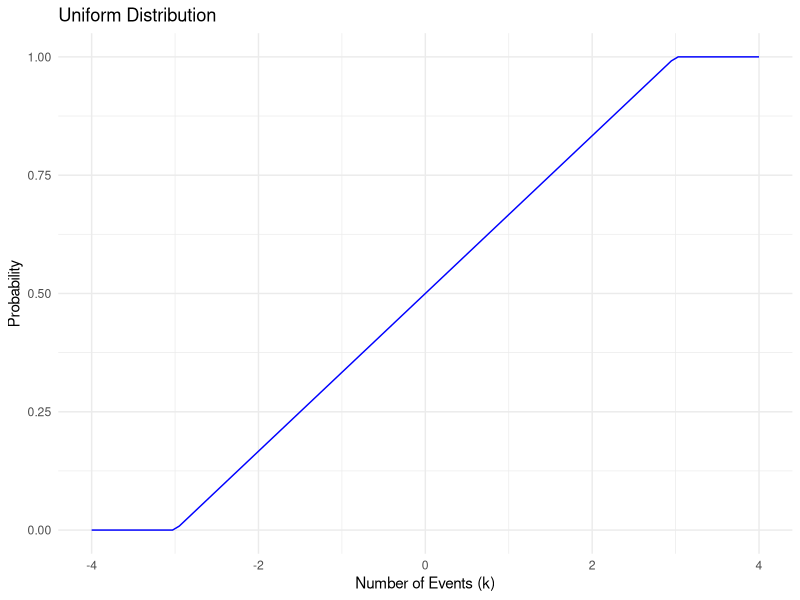
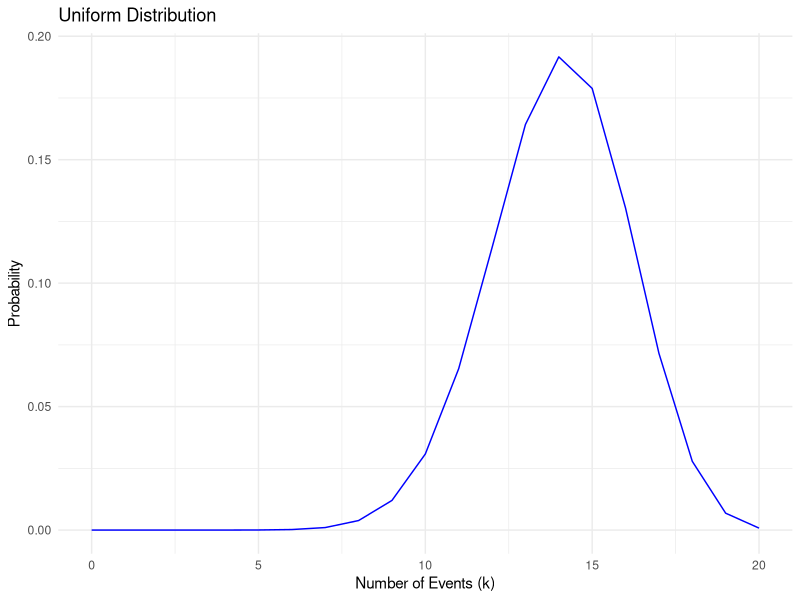
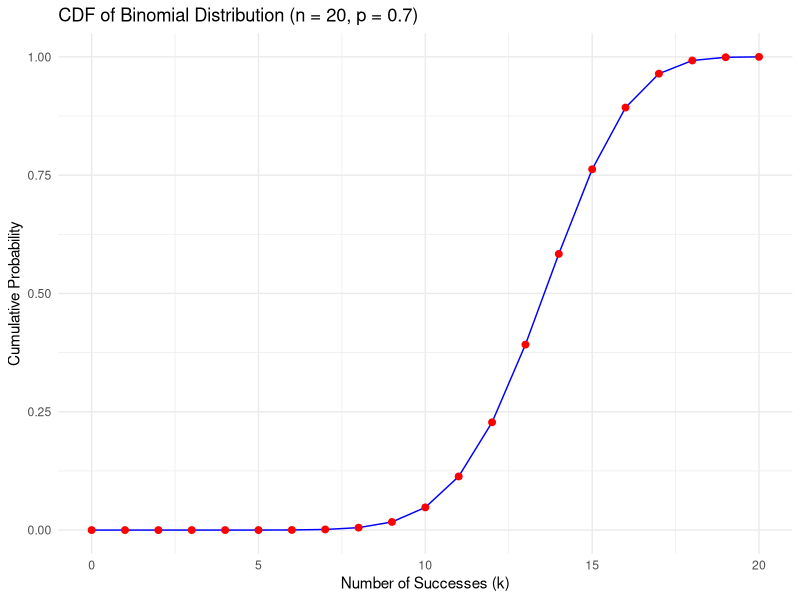
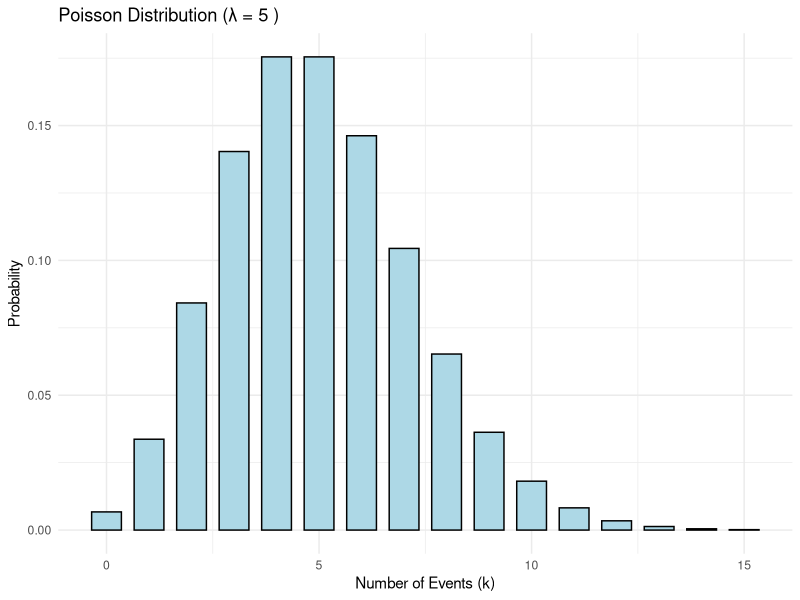
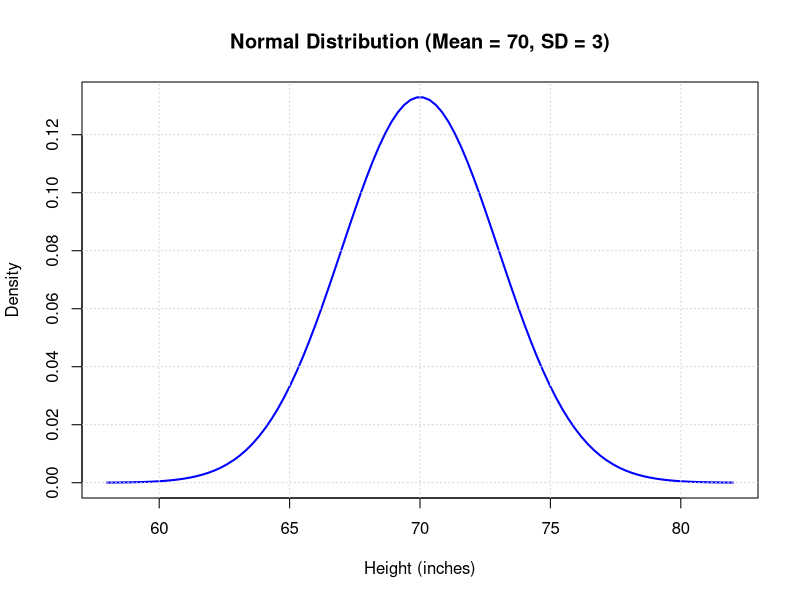

These figures' R source, in order:
## ---- chunk 1
library(ggplot2) 
 
# Function to plot Poisson distribution 
plot_uni <- function(a,b,l) { 
  # Generate a sequence of possible values for the number of events (k) 
  k_values <- seq(-4,4,length=100)  # Use 3 times lambda to cover a broad range 
   
  # Calculate the cdf of Poisson probability for each value of k 
  uni_prob <- dunif(k_values, min=-3, max=3) 
   
  # Create a data frame for plotting 
 uni_data <- data.frame(k = k_values, Probability = uni_prob) 
   
  # Plot the Poisson distribution 
  ggplot(uni_data, aes(x = k, y = Probability)) + 
    geom_line(color = "blue") + 
   # geom_point(color = "red", size = 2) + 
    labs(title = paste("Uniform Distribution"), 
         x = "Number of Events (k)", 
         y = "Probability") + 
    theme_minimal() 
   
#  plot(k_values,uni_prob, type = 'l') 
} 
 
plot_cdf_uni <- function(a,b,l) { 
  # Generate a sequence of possible values for the number of events (k) 
  k_values <- seq(a,b,length=l)  # Use 3 times lambda to cover a broad range 
   
  # Calculate the cdf of Poisson probability for each value of k 
  uni_prob <- punif(k_values, min=-3, max=3) 
   
  # Create a data frame for plotting 
  uni_data <- data.frame(k = k_values, Probability = uni_prob) 
   
  # Plot the Poisson distribution
   ggplot(uni_data, aes(x = k, y = Probability)) + 
    geom_line(color = "blue") + 
    # geom_point(color = "red", size = 2) + 
    labs(title = paste("Uniform Distribution"), 
         x = "Number of Events (k)", 
         y = "Probability") + 
    theme_minimal() 
} 
 
plot_cdf_uni(-4,4,100) 
#probability of x=1 c 
p_vlue<-dunif(1, min=-3, max=3) 
print(p_vlue) 
 
 
#probability of x<=1 cumulative 
p_vlue<-punif(1, min=-3, max=3) 
print(p_vlue) 
## ---- chunk 2
library(ggplot2) 
 
# Parameters 
n <- 20 
p <- 0.7 
 
# Generate a sequence of possible values for the number of successes (k) 
k_values <- 0:n 
# Calculate the  probabilities for each k 
p_values<-dbinom(k_values, size = n, prob = p) 
#Creating d dataframe 
p_data= data.frame(k = k_values, Probability = p_values) 
#Plotting the probabilities 
ggplot(p_data, aes(x = k, y = Probability)) + 
  geom_line(color = "blue") + 
  #geom_point(color = "red", size = 2) + 
  labs(title = paste("Uniform Distribution"), 
       x = "Number of Events (k)", 
       y = "Probability") + 
  theme_minimal() 
 
# Calculate the cumulative probabilities for each k 
cdf_values <- pbinom(k_values, size = n, prob = p) 
 
# Create a data frame for plotting 
cdf_data <- data.frame(k = k_values, CDF = cdf_values) 
 
# Plot the CDF of the Binomial distribution 
ggplot(cdf_data, aes(x = k, y = CDF)) + 
  geom_line(color = "blue") + 
  geom_point(color = "red", size = 2) + 
  labs(title = "CDF of Binomial Distribution (n = 20, p = 0.7)", 
       x = "Number of Successes (k)", 
       y = "Cumulative Probability") + 
  theme_minimal() 
 
#probability of x=10 cumulative 
p_vlue<-dbinom(10, size =20, prob = p) 
print(p_vlue) 
 
#probability of x<=10 cumulative 
p_vlue<-pbinom(10, size =20, prob = p) 
print(p_vlue) 
## ---- chunk 3
library(ggplot2) 
 
# Function to plot Poisson distribution 
plot_poisson <- function(lambda) { 
  # Generate a sequence of possible values for the number of events (k) 
  k_values <- 0:(lambda * 3)  # Use 3 times lambda to cover a broad range 
   
  # Calculate the Poisson probability for each value of k 
  poisson_prob <- dpois(k_values, lambda) 
   
  # Create a data frame for plotting 
  poisson_data <- data.frame(k = k_values, Probability = poisson_prob) 
   
  # Plot the Poisson distribution 
  ggplot(poisson_data, aes(x = k, y = Probability)) + 
    geom_bar(stat = "identity", fill = "lightblue", color = "black", width = 0.7) + 
    labs(title = paste("Poisson Distribution (λ =", lambda, ")"), 
         x = "Number of Events (k)", 
         y = "Probability") + 
    theme_minimal() 
} 
 
# Function to plot Poisson distribution 
plot_cdfpoisson <- function(lambda) { 
  # Generate a sequence of possible values for the number of events (k) 
  k_values <- 0:(lambda * 3)  # Use 3 times lambda to cover a broad range 
   
  # Calculate the cdf of Poisson probability for each value of k 
  poisson_prob <- ppois(k_values, lambda) 
   
  # Create a data frame for plotting 
  poisson_data <- data.frame(k = k_values, Probability = poisson_prob) 
   
  # Plot the Poisson distribution 
  ggplot(poisson_data, aes(x = k, y = Probability)) + 
    geom_line(color = "blue") + 
    geom_point(color = "red", size = 2) + 
    labs(title = paste("CDF Poisson Distribution (λ =", lambda, ")"), 
         x = "Number of Events (k)", 
         y = "Probability") + 
    theme_minimal() 
} 
 
# Plot for lambda = 2 
plot_poisson(5) 
 
#plot_cdfpoisson(2) 
# Plot for lambda = 5 
#plot_cdfpoisson(5) 
 
# Plot for lambda = 10 
#plot_poisson(10) 
#probability of 5 when lamada is 3 
dpois(5, 3) 
#CDF of 5 when lamada is 3 
ppois(5, 3)
## ---- chunk 4
library(ggplot2) 
 
# Define mean and standard deviation 
mu <- 70   # Mean 
sigma <- 3 # Standard deviation 
 
# Generate a sequence of values (for x-axis) 
x <- seq(mu - 4*sigma, mu + 4*sigma, length = 100) 
 
# Calculate the corresponding PDF values 
y <- dnorm(x, mean = mu, sd = sigma) 
 
# Plot the PDF 
plot(x, y, type = "l", lwd = 2, col = "blue", 
     xlab = "Height (inches)", ylab = "Density", 
     main = "Normal Distribution (Mean = 70, SD = 3)") 
 
# Add a grid for better visualization 
grid() 
 
# Calculate P(68 <= X <= 72) 
p <- pnorm(72, mean = mu, sd = sigma) - pnorm(68, mean = mu, sd = sigma) 
print(p) # Output will be approximately 0.4972 
 
 
# Calculate the PDF value at X = 68 
pdf_value <- dnorm(68, mean = mu, sd = sigma) 
print(pdf_value) # Output will be approximately 0.188 

